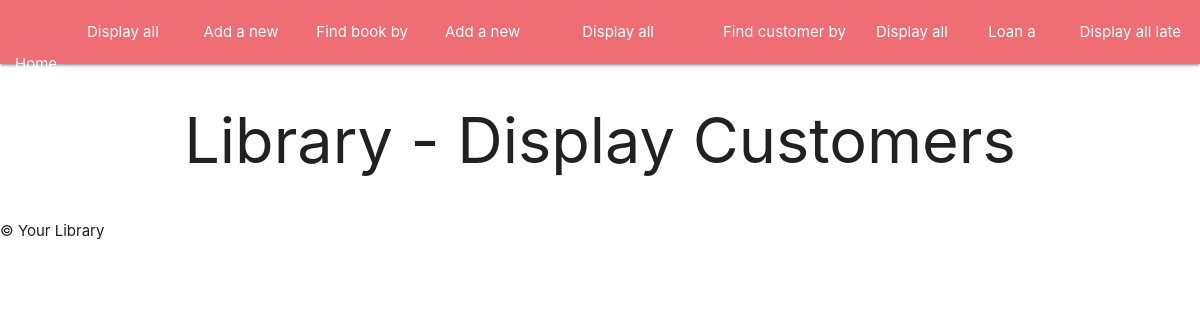
The page /customers on the database as committed earlier.
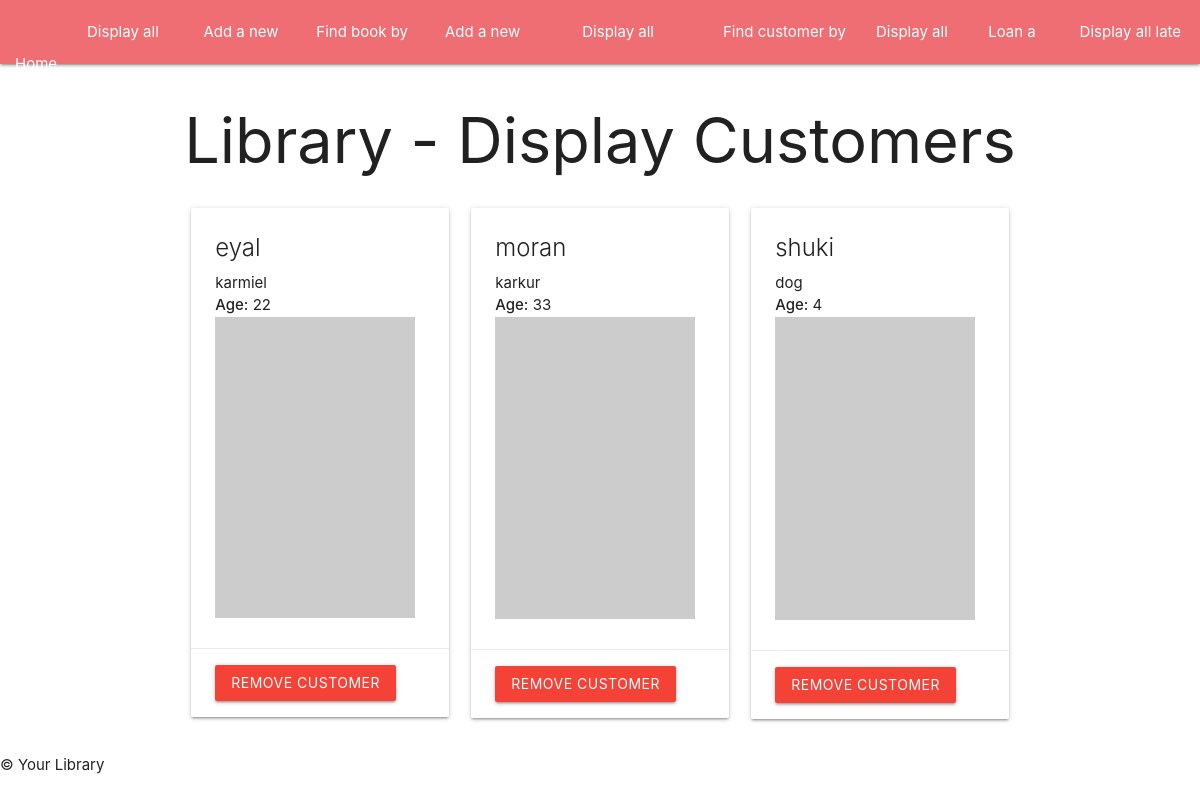
The same page on the database as committed later.
### tables this page shows
CREATE TABLE customers
                         (id INTEGER PRIMARY KEY,
                         name TEXT,
                         city TEXT,
                         age INTEGER
                         );

### app.py (the view)
@app.route('/customers', methods=['GET'])
def displayCustomers():
    all_customers = customer_instance.displayAllCustomers()
    return render_template("displaycustomers.html", customers=all_customers)

### tools/customers.py (called while the page is built)
    def displayAllCustomers(self):
        self.cur.execute('SELECT * FROM customers')
        all_customers = self.cur.fetchall()
        return all_customers

### templates/displaycustomers.html (shortened to what this page needs)
{% extends "index.html" %}
{% block content %}
<div class="container">
    <h1 class="center-align">Library - Display Customers</h1>
    <div class="row">
        {% for customer in customers %}
        <div class="col s12 m4">
            <div class="card">
                <div class="card-content">
                    <span class="card-title">{{ customer[1] }}</span>
                    <p>{{ customer[2] }}</p>
                    <p><strong>Age:</strong> {{ customer[3] }}</p>
                    <img src="https://picsum.photos/200/30{{customer[0]}}">
                </div>
                <div class="card-action">
                    <form method="POST" action="{{ url_for('removeCustomer') }}">
                        <button type="submit" class="btn red">Remove Customer</button>
                    </form>
                </div>
            </div>
        </div>
        {% endfor %}
    </div>
</div>
{% endblock %}

Rows that differ between the two databases and show on the page:
added customers: name "eyal", city "karmiel", age "22"
added customers: name "moran", city "karkur", age "33"
added customers: name "shuki", city "dog", age "4"
